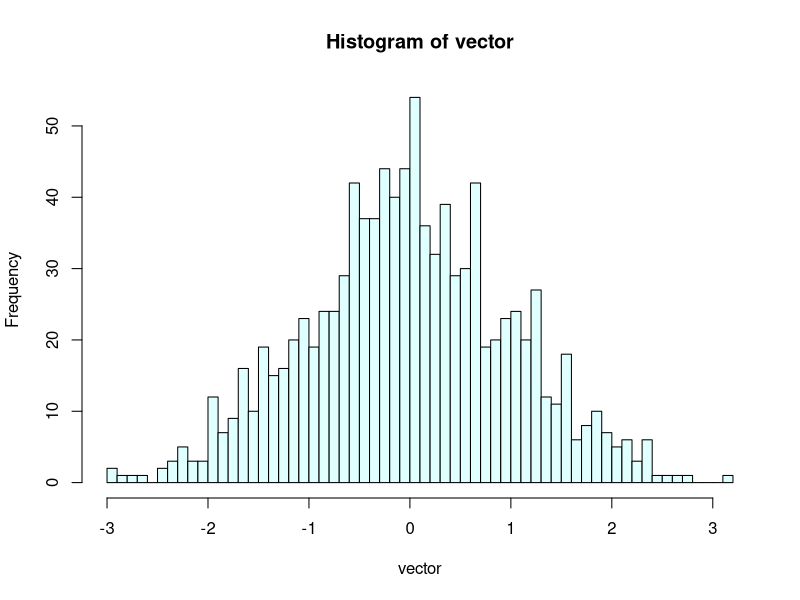

The R script that drew this image:
count<-0
gInv<-function(u){
	if(u<1/2){
		return (log(2*u))
	}
	else{
		return (-1*log(2*(1-u)))
	}
}
c=sqrt(2*exp(1)/pi)
f<-function(x){
	return (sqrt(1/(2*pi))*exp(-1*x*x/2))
}
g<-function(x){
	return ((1/2)*exp(-1*abs(x)))
}
vector<-c()
total<-0
while(1){
u1<-runif(1)
u2<-runif(1)
x<-gInv(u1)
if(u2<=(f(x)/(c*g(x)))) {
cat("Sample Values are: ",x)
cat("\n")
count<-count+1
vector[count]<-x
}
total<-total+1
if(count==1000)
break
}
cat("\nSimulated Acceptance: ",count/total)
cat("\nTheoretical Acceptance: ",1/c)
cat("\nMean: ",mean(vector))
cat("\nVariance: ",var(vector))
png("question1.png")
hist(vector, breaks=50 , col="light cyan",plot=TRUE)
cat("\n")